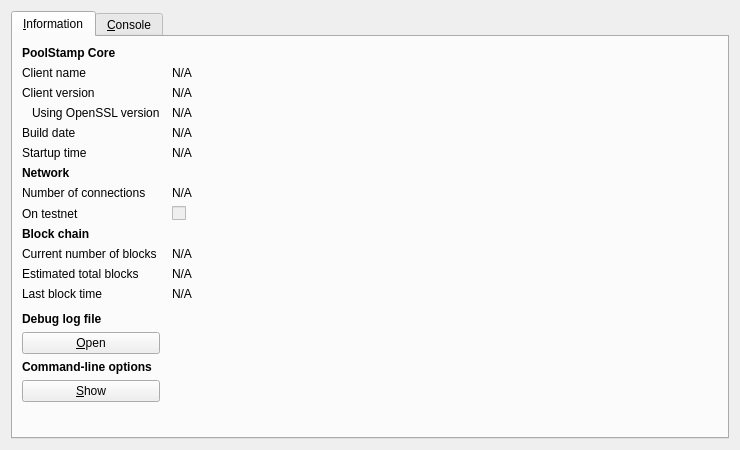
<?xml version="1.0" encoding="UTF-8"?>
<ui version="4.0">
 <class>RPCConsole</class>
 <widget class="QDialog" name="RPCConsole">
  <property name="geometry">
   <rect>
    <x>0</x>
    <y>0</y>
    <width>740</width>
    <height>450</height>
   </rect>
  </property>
  <property name="windowTitle">
   <string>PoolStamp - Debug window</string>
  </property>
  <layout class="QVBoxLayout" name="verticalLayout_2">
   <item>
    <widget class="QTabWidget" name="tabWidget">
     <property name="currentIndex">
      <number>0</number>
     </property>
     <widget class="QWidget" name="tab_info">
      <attribute name="title">
       <string>&amp;Information</string>
      </attribute>
      <layout class="QGridLayout" name="gridLayout" columnstretch="0,1">
       <property name="horizontalSpacing">
        <number>12</number>
       </property>
       <item row="0" column="0">
        <widget class="QLabel" name="label_9">
         <property name="font">
          <font>
           <weight>75</weight>
           <bold>true</bold>
          </font>
         </property>
         <property name="text">
          <string>PoolStamp Core</string>
         </property>
        </widget>
       </item>
       <item row="1" column="0">
        <widget class="QLabel" name="label_5">
         <property name="text">
          <string>Client name</string>
         </property>
        </widget>
       </item>
       <item row="1" column="1">
        <widget class="QLabel" name="clientName">
         <property name="cursor">
          <cursorShape>IBeamCursor</cursorShape>
         </property>
         <property name="text">
          <string>N/A</string>
         </property>
         <property name="textFormat">
          <enum>Qt::PlainText</enum>
         </property>
         <property name="textInteractionFlags">
          <set>Qt::LinksAccessibleByMouse|Qt::TextSelectableByKeyboard|Qt::TextSelectableByMouse</set>
         </property>
        </widget>
       </item>
       <item row="2" column="0">
        <widget class="QLabel" name="label_6">
         <property name="text">
          <string>Client version</string>
         </property>
        </widget>
       </item>
       <item row="2" column="1">
        <widget class="QLabel" name="clientVersion">
         <property name="cursor">
          <cursorShape>IBeamCursor</cursorShape>
         </property>
         <property name="text">
          <string>N/A</string>
         </property>
         <property name="textFormat">
          <enum>Qt::PlainText</enum>
         </property>
         <property name="textInteractionFlags">
          <set>Qt::LinksAccessibleByMouse|Qt::TextSelectableByKeyboard|Qt::TextSelectableByMouse</set>
         </property>
        </widget>
       </item>
       <item row="3" column="0">
        <widget class="QLabel" name="label_14">
         <property name="text">
          <string>Using OpenSSL version</string>
         </property>
         <property name="indent">
          <number>10</number>
         </property>
        </widget>
       </item>
       <item row="3" column="1">
        <widget class="QLabel" name="openSSLVersion">
         <property name="cursor">
          <cursorShape>IBeamCursor</cursorShape>
         </property>
         <property name="text">
          <string>N/A</string>
         </property>
         <property name="textFormat">
          <enum>Qt::PlainText</enum>
         </property>
         <property name="textInteractionFlags">
          <set>Qt::LinksAccessibleByMouse|Qt::TextSelectableByKeyboard|Qt::TextSelectableByMouse</set>
         </property>
        </widget>
       </item>
       <item row="4" column="0">
        <widget class="QLabel" name="label_12">
         <property name="text">
          <string>Build date</string>
         </property>
        </widget>
       </item>
       <item row="4" column="1">
        <widget class="QLabel" name="buildDate">
         <property name="cursor">
          <cursorShape>IBeamCursor</cursorShape>
         </property>
         <property name="text">
          <string>N/A</string>
         </property>
         <property name="textFormat">
          <enum>Qt::PlainText</enum>
         </property>
         <property name="textInteractionFlags">
          <set>Qt::LinksAccessibleByMouse|Qt::TextSelectableByKeyboard|Qt::TextSelectableByMouse</set>
         </property>
        </widget>
       </item>
       <item row="5" column="0">
        <widget class="QLabel" name="label_13">
         <property name="text">
          <string>Startup time</string>
         </property>
        </widget>
       </item>
       <item row="5" column="1">
        <widget class="QLabel" name="startupTime">
         <property name="cursor">
          <cursorShape>IBeamCursor</cursorShape>
         </property>
         <property name="text">
          <string>N/A</string>
         </property>
         <property name="textFormat">
          <enum>Qt::PlainText</enum>
         </property>
         <property name="textInteractionFlags">
          <set>Qt::LinksAccessibleByMouse|Qt::TextSelectableByKeyboard|Qt::TextSelectableByMouse</set>
         </property>
        </widget>
       </item>
       <item row="6" column="0">
        <widget class="QLabel" name="label_11">
         <property name="font">
          <font>
           <weight>75</weight>
           <bold>true</bold>
          </font>
         </property>
         <property name="text">
          <string>Network</string>
         </property>
        </widget>
       </item>
       <item row="7" column="0">
        <widget class="QLabel" name="label_7">
         <property name="text">
          <string>Number of connections</string>
         </property>
        </widget>
       </item>
       <item row="7" column="1">
        <widget class="QLabel" name="numberOfConnections">
         <property name="cursor">
          <cursorShape>IBeamCursor</cursorShape>
         </property>
         <property name="text">
          <string>N/A</string>
         </property>
         <property name="textFormat">
          <enum>Qt::PlainText</enum>
         </property>
         <property name="textInteractionFlags">
          <set>Qt::LinksAccessibleByMouse|Qt::TextSelectableByKeyboard|Qt::TextSelectableByMouse</set>
         </property>
        </widget>
       </item>
       <item row="8" column="0">
        <widget class="QLabel" name="label_8">
         <property name="text">
          <string>On testnet</string>
         </property>
        </widget>
       </item>
       <item row="8" column="1">
        <widget class="QCheckBox" name="isTestNet">
         <property name="enabled">
          <bool>false</bool>
         </property>
         <property name="text">
          <string/>
         </property>
        </widget>
       </item>
       <item row="9" column="0">
        <widget class="QLabel" name="label_10">
         <property name="font">
          <font>
           <weight>75</weight>
           <bold>true</bold>
          </font>
         </property>
         <property name="text">
          <string>Block chain</string>
         </property>
        </widget>
       </item>
       <item row="10" column="0">
        <widget class="QLabel" name="label_3">
         <property name="text">
          <string>Current number of blocks</string>
         </property>
        </widget>
       </item>
       <item row="10" column="1">
        <widget class="QLabel" name="numberOfBlocks">
         <property name="cursor">
          <cursorShape>IBeamCursor</cursorShape>
         </property>
         <property name="text">
          <string>N/A</string>
         </property>
         <property name="textFormat">
          <enum>Qt::PlainText</enum>
         </property>
         <property name="textInteractionFlags">
          <set>Qt::LinksAccessibleByMouse|Qt::TextSelectableByKeyboard|Qt::TextSelectableByMouse</set>
         </property>
        </widget>
       </item>
       <item row="11" column="0">
        <widget class="QLabel" name="label_4">
         <property name="text">
          <string>Estimated total blocks</string>
         </property>
        </widget>
       </item>
       <item row="11" column="1">
        <widget class="QLabel" name="totalBlocks">
         <property name="cursor">
          <cursorShape>IBeamCursor</cursorShape>
         </property>
         <property name="text">
          <string>N/A</string>
         </property>
         <property name="textFormat">
          <enum>Qt::PlainText</enum>
         </property>
         <property name="textInteractionFlags">
          <set>Qt::LinksAccessibleByMouse|Qt::TextSelectableByKeyboard|Qt::TextSelectableByMouse</set>
         </property>
        </widget>
       </item>
       <item row="12" column="0">
        <widget class="QLabel" name="label_2">
         <property name="text">
          <string>Last block time</string>
         </property>
        </widget>
       </item>
       <item row="12" column="1">
        <widget class="QLabel" name="lastBlockTime">
         <property name="cursor">
          <cursorShape>IBeamCursor</cursorShape>
         </property>
         <property name="text">
          <string>N/A</string>
         </property>
         <property name="textFormat">
          <enum>Qt::PlainText</enum>
         </property>
         <property name="textInteractionFlags">
          <set>Qt::LinksAccessibleByMouse|Qt::TextSelectableByKeyboard|Qt::TextSelectableByMouse</set>
         </property>
        </widget>
       </item>
       <item row="13" column="0">
        <spacer name="verticalSpacer_2">
         <property name="orientation">
          <enum>Qt::Vertical</enum>
         </property>
         <property name="sizeHint" stdset="0">
          <size>
           <width>20</width>
           <height>20</height>
          </size>
         </property>
        </spacer>
       </item>
       <item row="14" column="0">
        <widget class="QLabel" name="labelDebugLogfile">
         <property name="font">
          <font>
           <weight>75</weight>
           <bold>true</bold>
          </font>
         </property>
         <property name="text">
          <string>Debug log file</string>
         </property>
        </widget>
       </item>
       <item row="15" column="0">
        <widget class="QPushButton" name="openDebugLogfileButton">
         <property name="toolTip">
          <string>Open the PoolStamp debug log file from the current data directory. This can take a few seconds for large log files.</string>
         </property>
         <property name="text">
          <string>&amp;Open</string>
         </property>
         <property name="autoDefault">
          <bool>false</bool>
         </property>
        </widget>
       </item>
       <item row="16" column="0">
        <widget class="QLabel" name="labelCLOptions">
         <property name="font">
          <font>
           <weight>75</weight>
           <bold>true</bold>
          </font>
         </property>
         <property name="text">
          <string>Command-line options</string>
         </property>
        </widget>
       </item>
       <item row="17" column="0">
        <widget class="QPushButton" name="showCLOptionsButton">
         <property name="toolTip">
          <string>Show the PoolStamp-Qt help message to get a list with possible PoolStamp command-line options.</string>
         </property>
         <property name="text">
          <string>&amp;Show</string>
         </property>
         <property name="autoDefault">
          <bool>false</bool>
         </property>
        </widget>
       </item>
       <item row="18" column="0">
        <spacer name="verticalSpacer">
         <property name="orientation">
          <enum>Qt::Vertical</enum>
         </property>
         <property name="sizeHint" stdset="0">
          <size>
           <width>20</width>
           <height>40</height>
          </size>
         </property>
        </spacer>
       </item>
      </layout>
     </widget>
     <widget class="QWidget" name="tab_console">
      <attribute name="title">
       <string>&amp;Console</string>
      </attribute>
      <layout class="QVBoxLayout" name="verticalLayout_3">
       <property name="spacing">
        <number>3</number>
       </property>
       <item>
        <widget class="QTextEdit" name="messagesWidget">
         <property name="minimumSize">
          <size>
           <width>0</width>
           <height>100</height>
          </size>
         </property>
         <property name="readOnly">
          <bool>true</bool>
         </property>
         <property name="tabKeyNavigation" stdset="0">
          <bool>false</bool>
         </property>
         <property name="columnCount" stdset="0">
          <number>2</number>
         </property>
        </widget>
       </item>
       <item>
        <layout class="QHBoxLayout" name="horizontalLayout">
         <property name="spacing">
          <number>3</number>
         </property>
         <item>
          <widget class="QLabel" name="label">
           <property name="text">
            <string notr="true">&gt;</string>
           </property>
          </widget>
         </item>
         <item>
          <widget class="QLineEdit" name="lineEdit"/>
         </item>
         <item>
          <widget class="QPushButton" name="clearButton">
           <property name="maximumSize">
            <size>
             <width>24</width>
             <height>24</height>
            </size>
           </property>
           <property name="toolTip">
            <string>Clear console</string>
           </property>
           <property name="text">
            <string/>
           </property>
           <property name="icon">
            <iconset resource="../bitcoin.qrc">
             <normaloff>:/icons/remove</normaloff>:/icons/remove</iconset>
           </property>
           <property name="shortcut">
            <string notr="true">Ctrl+L</string>
           </property>
           <property name="autoDefault">
            <bool>false</bool>
           </property>
          </widget>
         </item>
        </layout>
       </item>
      </layout>
     </widget>
    </widget>
   </item>
  </layout>
 </widget>
 <resources>
  <include location="../bitcoin.qrc"/>
 </resources>
 <connections/>
</ui>
